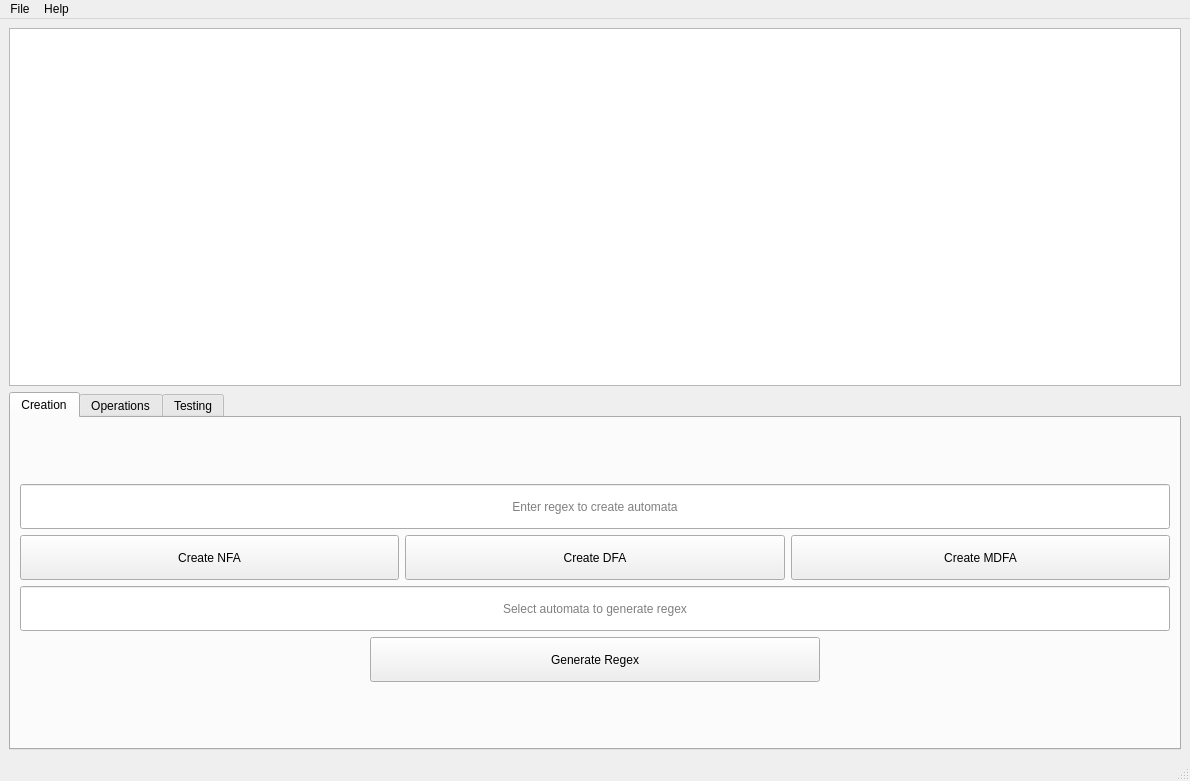
<?xml version="1.0" encoding="UTF-8"?>
<ui version="4.0">
 <class>MainWindow</class>
 <widget class="QMainWindow" name="MainWindow">
  <property name="geometry">
   <rect>
    <x>0</x>
    <y>0</y>
    <width>1190</width>
    <height>781</height>
   </rect>
  </property>
  <property name="windowTitle">
   <string>Finite Automata Toolbox</string>
  </property>
  <property name="windowIcon">
   <iconset resource="resources.qrc">
    <normaloff>:/icons/res/favicon.ico</normaloff>:/icons/res/favicon.ico</iconset>
  </property>
  <widget class="QWidget" name="centralwidget">
   <layout class="QHBoxLayout" name="horizontalLayout">
    <item>
     <layout class="QVBoxLayout" name="verticalLayout_10">
      <item>
       <widget class="ZoomableGraphicsView" name="gvAutomataDisplay">
        <property name="minimumSize">
         <size>
          <width>0</width>
          <height>350</height>
         </size>
        </property>
        <property name="cursor" stdset="0">
         <cursorShape>ClosedHandCursor</cursorShape>
        </property>
        <property name="verticalScrollBarPolicy">
         <enum>Qt::ScrollBarAlwaysOff</enum>
        </property>
        <property name="horizontalScrollBarPolicy">
         <enum>Qt::ScrollBarAlwaysOff</enum>
        </property>
        <property name="dragMode">
         <enum>QGraphicsView::ScrollHandDrag</enum>
        </property>
        <property name="transformationAnchor">
         <enum>QGraphicsView::AnchorUnderMouse</enum>
        </property>
       </widget>
      </item>
      <item>
       <widget class="QTabWidget" name="tabWidget">
        <property name="minimumSize">
         <size>
          <width>0</width>
          <height>350</height>
         </size>
        </property>
        <property name="currentIndex">
         <number>0</number>
        </property>
        <widget class="QWidget" name="tabCreation">
         <attribute name="title">
          <string>Creation</string>
         </attribute>
         <layout class="QVBoxLayout" name="verticalLayout_2">
          <item>
           <layout class="QVBoxLayout" name="verticalLayout">
            <item>
             <widget class="QLineEdit" name="leRegExp">
              <property name="maximumSize">
               <size>
                <width>2000</width>
                <height>45</height>
               </size>
              </property>
              <property name="alignment">
               <set>Qt::AlignCenter</set>
              </property>
              <property name="placeholderText">
               <string>Enter regex to create automata</string>
              </property>
             </widget>
            </item>
            <item>
             <layout class="QHBoxLayout" name="horizontalLayout_2">
              <item>
               <widget class="QPushButton" name="pbCreateNFA">
                <property name="maximumSize">
                 <size>
                  <width>16777215</width>
                  <height>45</height>
                 </size>
                </property>
                <property name="text">
                 <string>Create NFA</string>
                </property>
               </widget>
              </item>
              <item>
               <widget class="QPushButton" name="pbCreateDFA">
                <property name="maximumSize">
                 <size>
                  <width>16777215</width>
                  <height>45</height>
                 </size>
                </property>
                <property name="text">
                 <string>Create DFA</string>
                </property>
               </widget>
              </item>
              <item>
               <widget class="QPushButton" name="pbCreateMDFA">
                <property name="maximumSize">
                 <size>
                  <width>16777215</width>
                  <height>45</height>
                 </size>
                </property>
                <property name="text">
                 <string>Create MDFA</string>
                </property>
               </widget>
              </item>
             </layout>
            </item>
            <item>
             <widget class="QLineEdit" name="leAutomata">
              <property name="maximumSize">
               <size>
                <width>2000</width>
                <height>45</height>
               </size>
              </property>
              <property name="alignment">
               <set>Qt::AlignCenter</set>
              </property>
              <property name="readOnly">
               <bool>true</bool>
              </property>
              <property name="placeholderText">
               <string>Select automata to generate regex</string>
              </property>
             </widget>
            </item>
            <item alignment="Qt::AlignHCenter">
             <widget class="QPushButton" name="pbGenerateRegex">
              <property name="sizePolicy">
               <sizepolicy hsizetype="Minimum" vsizetype="Fixed">
                <horstretch>0</horstretch>
                <verstretch>0</verstretch>
               </sizepolicy>
              </property>
              <property name="minimumSize">
               <size>
                <width>450</width>
                <height>0</height>
               </size>
              </property>
              <property name="maximumSize">
               <size>
                <width>450</width>
                <height>45</height>
               </size>
              </property>
              <property name="text">
               <string>Generate Regex</string>
              </property>
             </widget>
            </item>
           </layout>
          </item>
         </layout>
        </widget>
        <widget class="QWidget" name="tabOperations">
         <attribute name="title">
          <string>Operations</string>
         </attribute>
         <layout class="QVBoxLayout" name="verticalLayout_3">
          <item>
           <layout class="QHBoxLayout" name="horizontalLayout_3">
            <item>
             <layout class="QVBoxLayout" name="verticalLayout_6">
              <item>
               <widget class="QLabel" name="label_2">
                <property name="maximumSize">
                 <size>
                  <width>16777215</width>
                  <height>20</height>
                 </size>
                </property>
                <property name="text">
                 <string>Automata Operations</string>
                </property>
                <property name="alignment">
                 <set>Qt::AlignCenter</set>
                </property>
               </widget>
              </item>
              <item>
               <layout class="QHBoxLayout" name="horizontalLayout_7">
                <item>
                 <widget class="QPushButton" name="pbDeterminize">
                  <property name="minimumSize">
                   <size>
                    <width>0</width>
                    <height>45</height>
                   </size>
                  </property>
                  <property name="maximumSize">
                   <size>
                    <width>300</width>
                    <height>16777215</height>
                   </size>
                  </property>
                  <property name="text">
                   <string>Determinize</string>
                  </property>
                 </widget>
                </item>
               </layout>
              </item>
              <item>
               <layout class="QHBoxLayout" name="horizontalLayout_8">
                <item>
                 <widget class="QPushButton" name="pbMinimize">
                  <property name="minimumSize">
                   <size>
                    <width>0</width>
                    <height>45</height>
                   </size>
                  </property>
                  <property name="maximumSize">
                   <size>
                    <width>300</width>
                    <height>16777215</height>
                   </size>
                  </property>
                  <property name="text">
                   <string>Minimize</string>
                  </property>
                 </widget>
                </item>
               </layout>
              </item>
              <item>
               <layout class="QHBoxLayout" name="horizontalLayout_10">
                <item>
                 <widget class="QPushButton" name="pbComplete">
                  <property name="minimumSize">
                   <size>
                    <width>0</width>
                    <height>45</height>
                   </size>
                  </property>
                  <property name="maximumSize">
                   <size>
                    <width>300</width>
                    <height>16777215</height>
                   </size>
                  </property>
                  <property name="text">
                   <string>Complete</string>
                  </property>
                 </widget>
                </item>
               </layout>
              </item>
              <item>
               <layout class="QHBoxLayout" name="horizontalLayout_11">
                <item>
                 <widget class="QPushButton" name="pbReverse">
                  <property name="minimumSize">
                   <size>
                    <width>0</width>
                    <height>45</height>
                   </size>
                  </property>
                  <property name="maximumSize">
                   <size>
                    <width>300</width>
                    <height>16777215</height>
                   </size>
                  </property>
                  <property name="text">
                   <string>Reverse</string>
                  </property>
                 </widget>
                </item>
               </layout>
              </item>
             </layout>
            </item>
            <item>
             <layout class="QVBoxLayout" name="verticalLayout_7">
              <item>
               <widget class="QLabel" name="label_3">
                <property name="maximumSize">
                 <size>
                  <width>16777215</width>
                  <height>20</height>
                 </size>
                </property>
                <property name="text">
                 <string>Set Operations</string>
                </property>
                <property name="alignment">
                 <set>Qt::AlignCenter</set>
                </property>
               </widget>
              </item>
              <item>
               <layout class="QHBoxLayout" name="horizontalLayout_13">
                <item>
                 <widget class="QPushButton" name="pbUnion">
                  <property name="minimumSize">
                   <size>
                    <width>0</width>
                    <height>45</height>
                   </size>
                  </property>
                  <property name="maximumSize">
                   <size>
                    <width>300</width>
                    <height>16777215</height>
                   </size>
                  </property>
                  <property name="text">
                   <string>Union</string>
                  </property>
                 </widget>
                </item>
               </layout>
              </item>
              <item>
               <layout class="QHBoxLayout" name="horizontalLayout_14">
                <item>
                 <widget class="QPushButton" name="pbIntersection">
                  <property name="minimumSize">
                   <size>
                    <width>0</width>
                    <height>45</height>
                   </size>
                  </property>
                  <property name="maximumSize">
                   <size>
                    <width>300</width>
                    <height>16777215</height>
                   </size>
                  </property>
                  <property name="text">
                   <string>Intersection</string>
                  </property>
                 </widget>
                </item>
               </layout>
              </item>
              <item>
               <layout class="QHBoxLayout" name="horizontalLayout_15">
                <item>
                 <widget class="QPushButton" name="pbDifference">
                  <property name="minimumSize">
                   <size>
                    <width>0</width>
                    <height>45</height>
                   </size>
                  </property>
                  <property name="maximumSize">
                   <size>
                    <width>300</width>
                    <height>16777215</height>
                   </size>
                  </property>
                  <property name="text">
                   <string>Difference</string>
                  </property>
                 </widget>
                </item>
               </layout>
              </item>
              <item>
               <layout class="QHBoxLayout" name="horizontalLayout_16">
                <item>
                 <widget class="QPushButton" name="pbComplement">
                  <property name="minimumSize">
                   <size>
                    <width>0</width>
                    <height>45</height>
                   </size>
                  </property>
                  <property name="maximumSize">
                   <size>
                    <width>300</width>
                    <height>16777215</height>
                   </size>
                  </property>
                  <property name="text">
                   <string>Complement</string>
                  </property>
                 </widget>
                </item>
               </layout>
              </item>
             </layout>
            </item>
            <item>
             <layout class="QVBoxLayout" name="verticalLayout_8">
              <item>
               <widget class="QLabel" name="label">
                <property name="maximumSize">
                 <size>
                  <width>16777215</width>
                  <height>20</height>
                 </size>
                </property>
                <property name="text">
                 <string>Graph Operations</string>
                </property>
                <property name="alignment">
                 <set>Qt::AlignCenter</set>
                </property>
               </widget>
              </item>
              <item>
               <layout class="QHBoxLayout" name="horizontalLayout_17">
                <item>
                 <widget class="QPushButton" name="pbClone">
                  <property name="minimumSize">
                   <size>
                    <width>0</width>
                    <height>45</height>
                   </size>
                  </property>
                  <property name="maximumSize">
                   <size>
                    <width>300</width>
                    <height>16777215</height>
                   </size>
                  </property>
                  <property name="text">
                   <string>Clone</string>
                  </property>
                 </widget>
                </item>
               </layout>
              </item>
              <item>
               <layout class="QHBoxLayout" name="horizontalLayout_18">
                <item>
                 <widget class="QPushButton" name="pbDelete">
                  <property name="minimumSize">
                   <size>
                    <width>0</width>
                    <height>45</height>
                   </size>
                  </property>
                  <property name="maximumSize">
                   <size>
                    <width>300</width>
                    <height>16777215</height>
                   </size>
                  </property>
                  <property name="text">
                   <string>Delete</string>
                  </property>
                 </widget>
                </item>
               </layout>
              </item>
             </layout>
            </item>
           </layout>
          </item>
         </layout>
        </widget>
        <widget class="QWidget" name="tabTesting">
         <attribute name="title">
          <string>Testing</string>
         </attribute>
         <layout class="QVBoxLayout" name="verticalLayout_4">
          <item>
           <layout class="QVBoxLayout" name="verticalLayout_9">
            <item>
             <layout class="QHBoxLayout" name="horizontalLayout_5">
              <item>
               <widget class="QPushButton" name="pbRandomString">
                <property name="minimumSize">
                 <size>
                  <width>0</width>
                  <height>45</height>
                 </size>
                </property>
                <property name="text">
                 <string>Random String</string>
                </property>
               </widget>
              </item>
              <item>
               <widget class="QPushButton" name="pbAcceptableString">
                <property name="minimumSize">
                 <size>
                  <width>0</width>
                  <height>45</height>
                 </size>
                </property>
                <property name="text">
                 <string>Random Acceptable String</string>
                </property>
               </widget>
              </item>
              <item>
               <widget class="QPushButton" name="pbUnacceptableString">
                <property name="minimumSize">
                 <size>
                  <width>0</width>
                  <height>45</height>
                 </size>
                </property>
                <property name="text">
                 <string>Random Unacceptable String</string>
                </property>
               </widget>
              </item>
             </layout>
            </item>
            <item>
             <widget class="QLineEdit" name="leTestInput">
              <property name="maximumSize">
               <size>
                <width>16777215</width>
                <height>45</height>
               </size>
              </property>
              <property name="layoutDirection">
               <enum>Qt::LeftToRight</enum>
              </property>
              <property name="alignment">
               <set>Qt::AlignCenter</set>
              </property>
              <property name="placeholderText">
               <string>Enter or generate testing string</string>
              </property>
             </widget>
            </item>
            <item>
             <layout class="QHBoxLayout" name="horizontalLayout_6">
              <item>
               <widget class="QPushButton" name="pbStart">
                <property name="minimumSize">
                 <size>
                  <width>0</width>
                  <height>45</height>
                 </size>
                </property>
                <property name="text">
                 <string>Start</string>
                </property>
               </widget>
              </item>
              <item>
               <widget class="QPushButton" name="pbReset">
                <property name="enabled">
                 <bool>false</bool>
                </property>
                <property name="minimumSize">
                 <size>
                  <width>0</width>
                  <height>45</height>
                 </size>
                </property>
                <property name="text">
                 <string>Reset</string>
                </property>
               </widget>
              </item>
              <item>
               <widget class="QPushButton" name="pbStepBack">
                <property name="enabled">
                 <bool>false</bool>
                </property>
                <property name="minimumSize">
                 <size>
                  <width>0</width>
                  <height>45</height>
                 </size>
                </property>
                <property name="text">
                 <string>Step Back</string>
                </property>
               </widget>
              </item>
              <item>
               <widget class="QPushButton" name="pbStepForward">
                <property name="enabled">
                 <bool>false</bool>
                </property>
                <property name="minimumSize">
                 <size>
                  <width>0</width>
                  <height>45</height>
                 </size>
                </property>
                <property name="text">
                 <string>Step Forward</string>
                </property>
               </widget>
              </item>
              <item>
               <widget class="QPushButton" name="pbSkip">
                <property name="enabled">
                 <bool>false</bool>
                </property>
                <property name="minimumSize">
                 <size>
                  <width>0</width>
                  <height>45</height>
                 </size>
                </property>
                <property name="text">
                 <string>Skip</string>
                </property>
               </widget>
              </item>
             </layout>
            </item>
           </layout>
          </item>
         </layout>
        </widget>
       </widget>
      </item>
     </layout>
    </item>
   </layout>
  </widget>
  <widget class="QMenuBar" name="menubar">
   <property name="geometry">
    <rect>
     <x>0</x>
     <y>0</y>
     <width>1190</width>
     <height>22</height>
    </rect>
   </property>
   <widget class="QMenu" name="menuFile">
    <property name="title">
     <string>File</string>
    </property>
    <addaction name="actionNew"/>
    <addaction name="actionOpen"/>
    <addaction name="actionSave"/>
    <addaction name="actionSaveAs"/>
   </widget>
   <widget class="QMenu" name="menuHelp">
    <property name="title">
     <string>Help</string>
    </property>
    <addaction name="actionInfo"/>
   </widget>
   <addaction name="menuFile"/>
   <addaction name="menuHelp"/>
  </widget>
  <widget class="QStatusBar" name="statusbar"/>
  <action name="actionNew">
   <property name="text">
    <string>New</string>
   </property>
   <property name="shortcut">
    <string>Ctrl+N</string>
   </property>
  </action>
  <action name="actionOpen">
   <property name="text">
    <string>Open</string>
   </property>
   <property name="shortcut">
    <string>Ctrl+O</string>
   </property>
  </action>
  <action name="actionSave">
   <property name="text">
    <string>Save</string>
   </property>
   <property name="shortcut">
    <string>Ctrl+S</string>
   </property>
  </action>
  <action name="actionSaveAs">
   <property name="text">
    <string>Save As</string>
   </property>
   <property name="shortcut">
    <string>Ctrl+Shift+S</string>
   </property>
  </action>
  <action name="actionInfo">
   <property name="text">
    <string>Function Info</string>
   </property>
  </action>
 </widget>
 <customwidgets>
  <customwidget>
   <class>ZoomableGraphicsView</class>
   <extends>QGraphicsView</extends>
   <header>lib/ZoomableGraphicsView.hpp</header>
  </customwidget>
 </customwidgets>
 <resources>
  <include location="resources.qrc"/>
 </resources>
 <connections/>
</ui>
